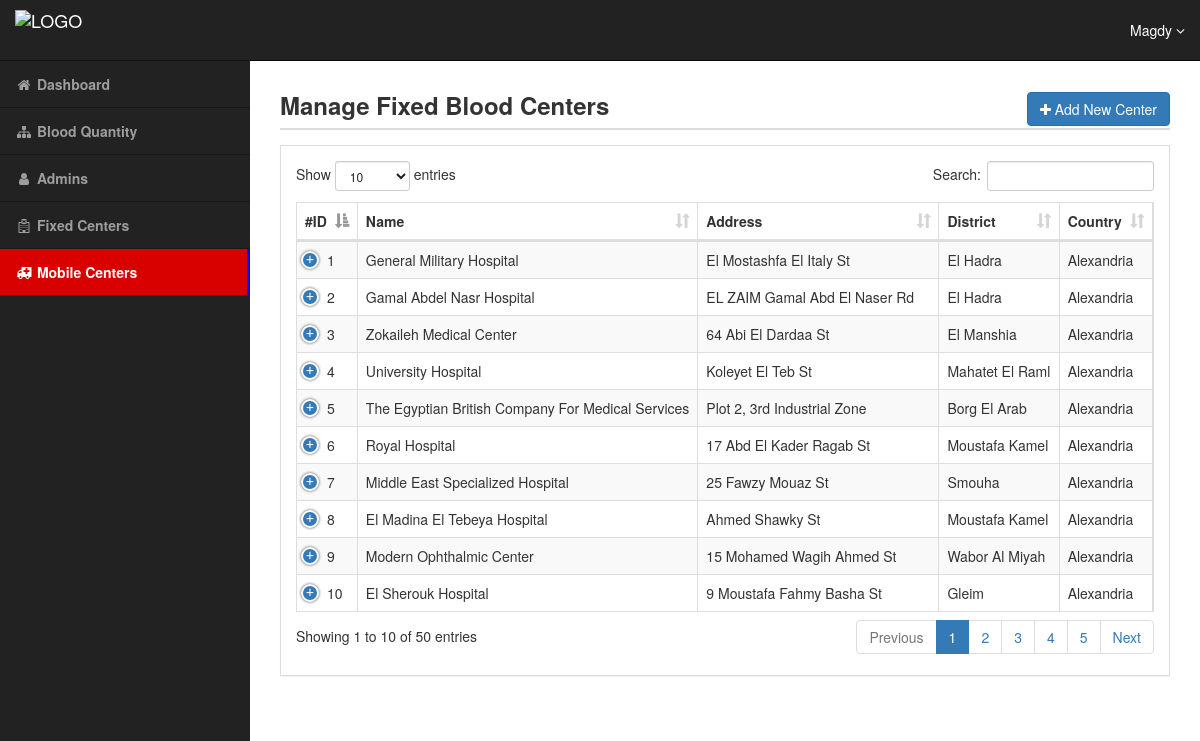
The app's page /manager/mobilecenters.php (signed in) with its own data.
### tables this page shows
CREATE TABLE `BloodCenter` (
  `id` int(11) NOT NULL,
  `name` varchar(255) NOT NULL,
  `address` text NOT NULL,
  `fromTime` time NOT NULL,
  `toTime` time NOT NULL,
  `countryid` int(11) DEFAULT NULL,
  `bloodCenterTypeid` int(11) DEFAULT NULL,
  `districtid` int(11) DEFAULT NULL,
  `registrationApproved` tinyint(4) NOT NULL DEFAULT '0'
);

CREATE TABLE `Distirct` (
  `id` int(11) NOT NULL,
  `name` varchar(30) NOT NULL
);

CREATE TABLE `Country` (
  `id` int(11) NOT NULL,
  `name` varchar(30) NOT NULL
);

### manager/mobilecenters.php (the view, shortened to what this page needs)
<?php
    if(isset($_SESSION['Username']) && $_SESSION['AdminLevel'] == 0){
        include 'init.php';
        $do = isset($_GET['do']) ? $_GET['do'] : 'Manage';
        if ($do == 'Manage') {
            $query = '';
            $stmt = $con->prepare(" SELECT  BloodCenter.id, BloodCenter.name, BloodCenter.address,
                                            BloodCenter.fromTime, BloodCenter.toTime, BloodCenter.registrationApproved, Country.name AS country,
                                            Distirct.name AS district
                                    FROM    BloodCenter, Country, Distirct
                                    WHERE   BloodCenter.bloodCenterTypeid = 2 &&
                                            BloodCenter.countryid = Country.id &&
                                            BloodCenter.districtid = Distirct.id $query
                                 ");
            $stmt->execute();
            $rows = $stmt->fetchAll();
            ?>
    <div id="wrapper">
        <div id="page-wrapper">
            <div class="container-fluid">
                <div class="row" id="main">
                    <div class="go-title">
                        <div class="pull-right"><a href="mobilecenters.php?do=Add"><div class="btn btn-primary"><i class="fa fa-plus"></i> Add New Center</div></a></div>
                        <h3>Manage Fixed Blood Centers</h3>
                        <div class="go-line"></div>
                    </div>
                    <div class="panel panel-default">
                        <div class="panel-body">
                            <div id="response">
                            </div>
                            <table class="table table-striped table-bordered dt-responsive nowrap" cellspacing="0" id="example" width="100%">
                                <thead>
                                    <tr>
                                        <th>#ID</th>
                                        <th>Name</th>
                                        <th>Address</th>
                                        <th>District</th>
                                        <th>Country</th>
                                    </tr>
                                </thead>
                                <tbody>
                                <?php
                                    foreach($rows as $row) {
                                        echo '<tr>';
                                            echo '<td>' . $row['id'] . '</td>';
                                            echo '<td>' . $row['name'] . '</td>';
                                            echo '<td>' . $row['address'] . '</td>';
                                            echo '<td>' . $row['district'] . '</td>';
                                            echo '<td>' . $row['country']. '</td>';
                                        echo '</tr>';
                                    }
                        ?>
                                </tbody>
                            </table>
                        </div>
                    </div>
                </div>
            </div>
        </div>
    </div>
<?php
        }
        include $tpl . 'footer.php';
    } else {
        header('Location: ../Home.php');
        exit();
    }
?>

### manager/layout/css/style.css (style rules this page uses)
@media (min-width:768px) { body { margin-top: 50px; } }
#wrapper { padding-left: 0; }
#page-wrapper { width: 100%; padding: 0; background-color: #fff; }
@media (min-width:768px) { #wrapper { padding-left: 250px; } }
@media (min-width:768px) { #page-wrapper { padding: 22px 10px; } }
.go-line { border: 1px solid #ddd; margin: 10px 0px; }
.go-title { margin: 0px 20px; }
.go-title h3 { font-weight: 700; }
.panel-default { border-radius: 0; margin: 15px 20px; }

### records on screen
bloodcenter: id "1", name "General Military Hospital", address "El Mostashfa El Italy St", districtid.name "El Hadra", countryid.name "Alexandria"
bloodcenter: id "2", name "Gamal Abdel Nasr Hospital", address "EL ZAIM Gamal Abd El Naser Rd", districtid.name "El Hadra", countryid.name "Alexandria"
bloodcenter: id "3", name "Zokaileh Medical Center", address "64 Abi El Dardaa St", districtid.name "El Manshia", countryid.name "Alexandria"
bloodcenter: id "4", name "University Hospital", address "Koleyet El Teb St", districtid.name "Mahatet El Raml", countryid.name "Alexandria"
bloodcenter: id "5", name "The Egyptian British Company For Medical Services", address "Plot 2, 3rd Industrial Zone", districtid.name "Borg El Arab", countryid.name "Alexandria"
bloodcenter: id "6", name "Royal Hospital", address "17 Abd El Kader Ragab St", districtid.name "Moustafa Kamel", countryid.name "Alexandria"
bloodcenter: id "7", name "Middle East Specialized Hospital", address "25 Fawzy Mouaz St", districtid.name "Smouha", countryid.name "Alexandria"
bloodcenter: id "8", name "El Madina El Tebeya Hospital", address "Ahmed Shawky St", districtid.name "Moustafa Kamel", countryid.name "Alexandria"
bloodcenter: id "9", name "Modern Ophthalmic Center", address "15 Mohamed Wagih Ahmed St", districtid.name "Wabor Al Miyah", countryid.name "Alexandria"
bloodcenter: id "10", name "El Sherouk Hospital", address "9 Moustafa Fahmy Basha St", districtid.name "Gleim", countryid.name "Alexandria"

### other values on screen
$_SESSION['Username'] "Magdy"
